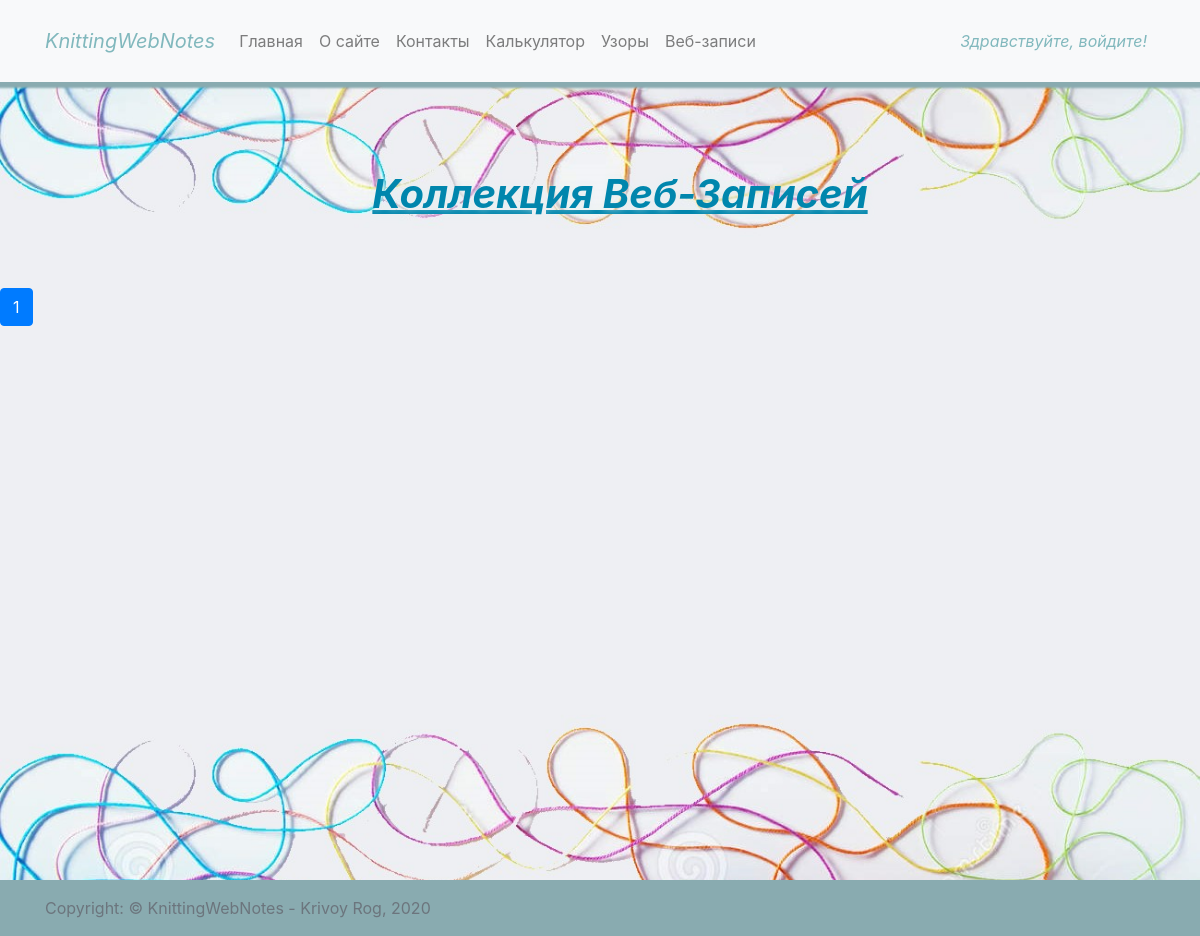
Page /webnotes/public on the earlier database version.
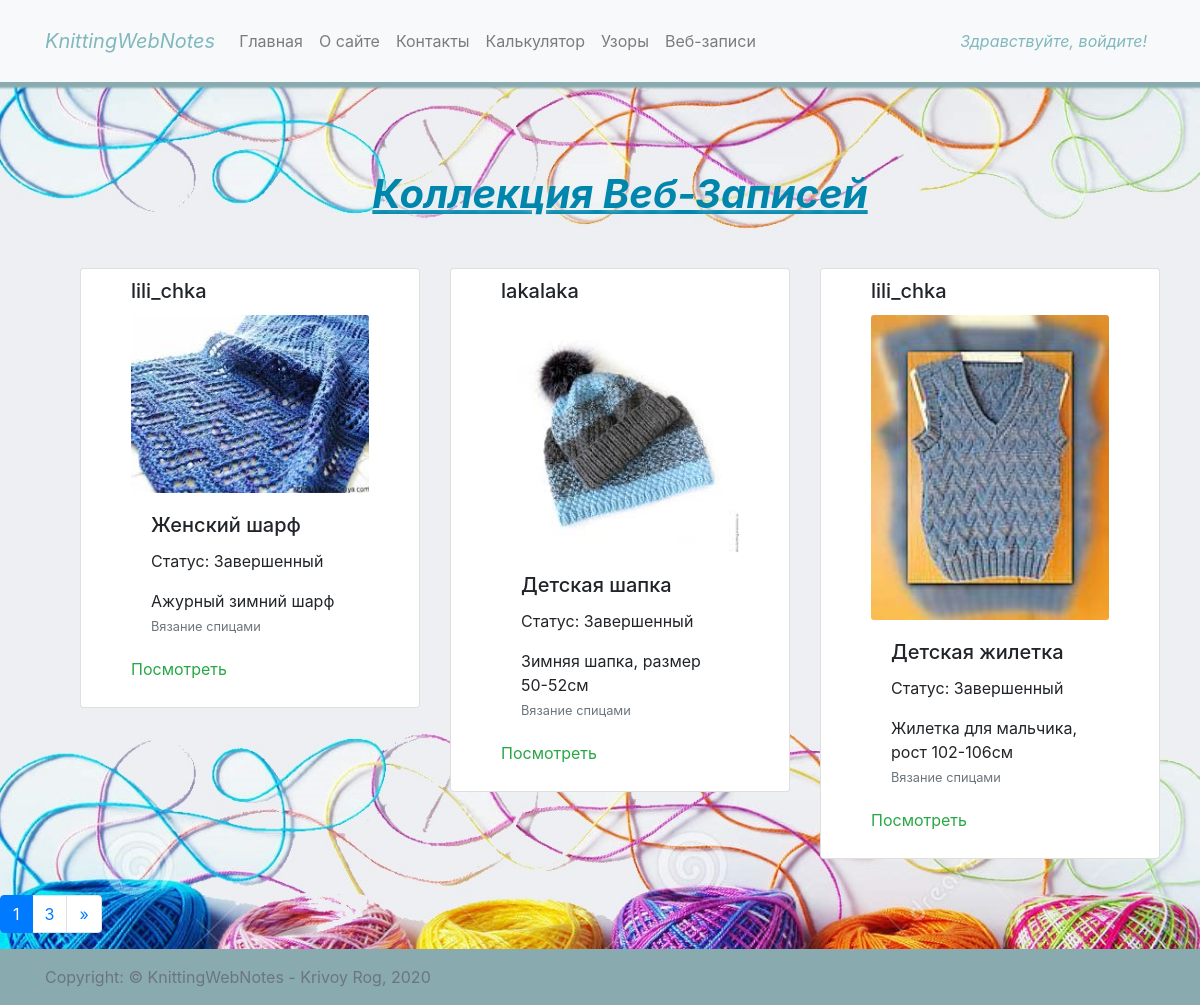
Same page on the later database version.
### webnotes/models.py (models this page shows, shortened)
class Webnote(models.Model):
    project_name = models.CharField(max_length=100, null=False)
    start_date = models.DateField(null=True, blank=True)
    end_date = models.DateField(null=True, blank=True)
    create_date = models.DateTimeField(null=False, auto_now_add=True)
    for_who = models.CharField(max_length=100, null=False)
    craft = models.ForeignKey(Craft, verbose_name='Вид рукоделия', on_delete=models.CASCADE, default=0)
    image = models.FileField(null=True, upload_to='upload/webnotes', blank=True)
    note = models.TextField(max_length=512, null=True, blank=True)
    access = models.ForeignKey(Access, verbose_name='Доступ другим пользователям', on_delete=models.CASCADE, default=0)
    user = models.ForeignKey(User, on_delete=models.CASCADE)
    status = models.ForeignKey(Status, verbose_name='Статус', on_delete=models.CASCADE, default=0)
    tool = models.ManyToManyField(Tool, verbose_name='Инструменты')
    pattern = models.ManyToManyField(Pattern, verbose_name='Узор')
    yarn = models.ManyToManyField(Yarn, verbose_name='Пряжа')

class Status(models.Model):
    name = models.CharField(max_length=50, unique=True, null=False)
    def __str__(self):
        return self.name

class Craft(models.Model):
    name = models.CharField(max_length=50, unique=True, null=False)
    def __str__(self):
        return self.name

### webnotes/views.py (the view)
# urls.py: path('public', public)
def public(request):
    data = dict()
    data['title'] = 'Коллекция Веб-записей'
    public_webnotes = Webnote.objects.filter(access=2)
    data['webnotes'] = public_webnotes
    paginator = Paginator(public_webnotes, 3)
    page_number = request.GET.get('page')
    page_obj = paginator.get_page(page_number)
    data['page_obj'] = page_obj
    return render(request, 'webnotes/public.html', context=data)

### templates/webnotes/public.html (shortened to what this page needs)
{% extends 'layout/base.html' %}
{% block content %}
<div class="container" style="margin: 0px 50px">
    <h1 class="title" style="margin: 50px;">{{ title }}</h1>
    <div class="row" style="margin: 10px 0px">
        {% for webnote in page_obj %}
            <div class="col-md-4">
                <div class="card mb-3" style="max-width: 540px;">
                    <div class="row no-gutters">
                        <h5 class="card-title">{{ webnote.user }}</h5>
                        <img src="/media/{{ webnote.image }}" class="card-img" alt="Фото изделия">
                        <div class="card-body">
                            <h5 class="card-title">{{ webnote.project_name }}</h5>
                            <p class="card-text">Статус: {{ webnote.status }}</p>
                            <p class="card-text">{{ webnote.note }}<br>
                                <small class="text-muted">{{ webnote.craft }}</small>
                            </p>
                        </div>
                        <p>
                            <a class="btn-outline-success" href="/webnotes/details/{{ webnote.id }}" role="button">Посмотреть</a>
                        </p>
                    </div>
                </div>
            </div>
        {% endfor %}
        </div>
    </div>
    <div class="pagination" style="margin-top: 20px">
                <nav aria-label="Page navigation example">
            <ul class="pagination">
                <li class="page-item active">
                    <a class="page-link" href="?page={{ page_obj.number }}">{{ page_obj.number }}</a>
                </li>
                {% if page_obj.has_next %}
                <li class="page-item">
                    <a class="page-link" href="?page={{ page_obj.paginator.num_pages }}">{{ page_obj.paginator.num_pages }}</a>
                </li>
                <li class="page-item">
                    <a class="page-link" href="?page={{ page_obj.next_page_number }}" aria-label="Next">
                        <span aria-hidden="true">&raquo;</span>
                    </a>
                </li>
                {% endif %}
            </ul>
        </nav>
            </div>
{% endblock content %}

### templates/layout/base.html (shortened to what this page needs)
<!DOCTYPE html>
{% load static %}
<html lang="en">
<head>
    <link href="https://stackpath.bootstrapcdn.com/bootstrap/4.4.1/css/bootstrap.min.css" rel="stylesheet">
    <link rel="stylesheet" href="https://stackpath.bootstrapcdn.com/font-awesome/4.7.0/css/font-awesome.min.css">
    <link rel="stylesheet" href="{% static 'css/base.css' %}">
    <link rel="stylesheet" href="{% static 'css/sticky-footer.css' %}">
</head>
<body class="d-flex flex-column h-100">
    <header>
        {% include 'layout/nav.html' %}
    </header>
    <main class="flex-shrink-0" role="main">
        {% block content %}{% endblock content %}
    </main>
    <footer class="footer mt-auto py-3">
        {% include 'layout/footer.html' %}
    </footer>
</body>
</html>

### templates/layout/nav.html (shortened to what this page needs)
<nav id="nav-color" class="navbar navbar-expand-lg navbar-light fixed-top bg-light">
    <div class="container">
        <a class="navbar-brand" href="/" style="font-style: italic; color: #81B8BD;">KnittingWebNotes</a>
        <div class="collapse navbar-collapse" id="navbars">
            <ul class="navbar-nav mr-auto">
                <li class="nav-item">
                    <a class="nav-link" href="/">Главная</a>
                </li>
                <li class="nav-item">
                    <a class="nav-link" href="/home/about">О сайте</a>
                </li>
                <li class="nav-item">
                    <a class="nav-link" href="/home/contacts">Контакты</a>
                </li>
                <li class="nav-item">
                    <a class="nav-link" href="/calculator">Калькулятор</a>
                </li>
                <li class="nav-item">
                    <a class="nav-link" href="/patterns/public">Узоры</a>
                </li>
                <li class="nav-item">
                    <a class="nav-link" href="/webnotes/public">Веб-записи</a>
                </li>
            </ul>
            <ul class="navbar-nav navbar-right" >
                <li class="nav-item dropdown">
                    <a class="nav-link dropdown" href="#" id="dropdown01" data-toggle="dropdown" aria-haspopup="true" aria-expanded="false" style="font-style: italic; text-weight: bold; color: #81B8BD;">
                        Здравствуйте,
                        {% if user.is_authenticated %}
                            {{ user.username }}!
                        {% else %}
                            войдите!
                        {% endif %}
                        </a>
                </li>
            </ul>
        </div>
    </div>
</nav>

### templates/layout/footer.html
<div class="container">
    <span class="text-muted" style="text-align: center; color: #6e675f;">Copyright: &copy; KnittingWebNotes - Krivoy Rog, 2020</span>
</div>

### static/css/base.css (style rules this page uses)
body { padding-top: 5rem; }
.title { text-align: center; color: #0086ad; font-weight: bold; font-style: oblique; text-shadow:0 0 10px #e5f0f1; text-transform: capitalize; text-decoration: underline; }
div.row { margin: 10px 50px; }
#nav-color { padding-top: 1.3rem; padding-bottom: 1.3rem; -moz-box-shadow: 1px 1px 2px 5px #89abb0; -webkit-box-shadow: 1px 1px 2px 5px #89abb0; box-shadow: 1px 1px 2px 5px #89abb0; }
main { max-width:100%; min-height: 800px; }

### static/css/sticky-footer.css (style rules this page uses)
main > .container { padding: 40px 15px 0; }
.footer > .container { padding-right: 15px; padding-left: 15px; }
.footer { background-color: #89abb0; }

### templates/webnotes/public.html (style rules this page uses)
main { height: 100%; background-image: url("../../static/img/style/St4_Big_12_1.jpg"); background-size: cover; }

Differences in the rows shown:
added Webnote: user "lili_chka", image (picture), project_name "Женский шарф", status "Завершенный", note "Ажурный зимний шарф", craft "Вязание спицами"
added Webnote: user "lakalaka", image (picture), project_name "Детская шапка", status "Завершенный", note "Зимняя шапка, размер 50-52см", craft "Вязание спицами"
added Webnote: user "lili_chka", image (picture), project_name "Детская жилетка", status "Завершенный", note "Жилетка для мальчика, рост 102-106см", craft "Вязание спицами"
Other differences:
{{ page_obj.paginator.num_pages }}: (not shown) → "3"
